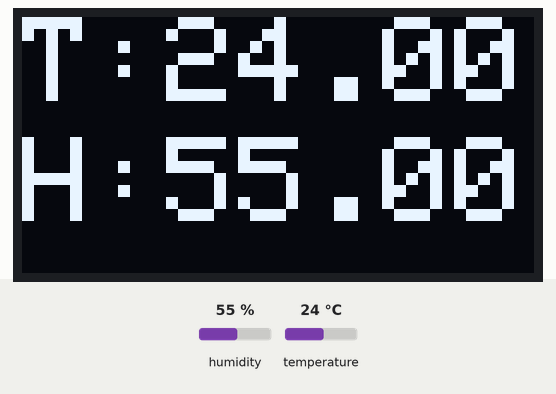
The program below on a simulated ESP8266 (NodeMCU). On the bench: 128×64 one-colour display. The test bench sets the inputs (shaded band); at power-on: humidity 55 %, temperature 24 °C. What the program prints to the serial monitor is not drawn.

Above: at 7.2 s.
7.3 s: humidity set to 22 %
At 8.8 s:
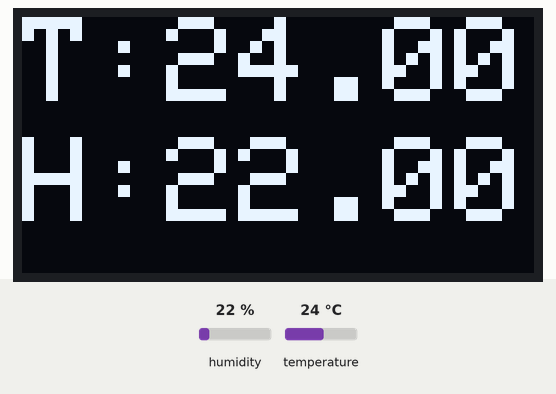
9.9 s: temperature set to 12 °C
At 10.9 s:
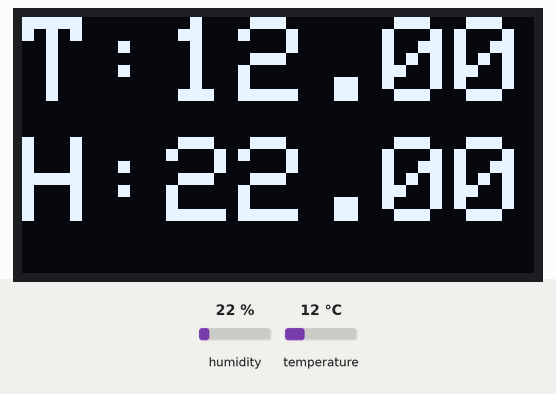
12.5 s: humidity set to 40 %
At 15.2 s:
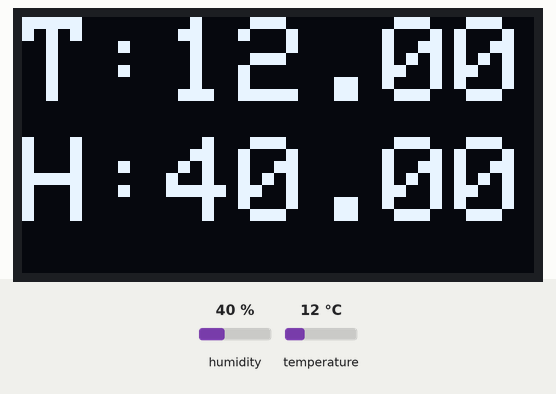
15.8 s: temperature set to 19 °C
At 17.3 s:
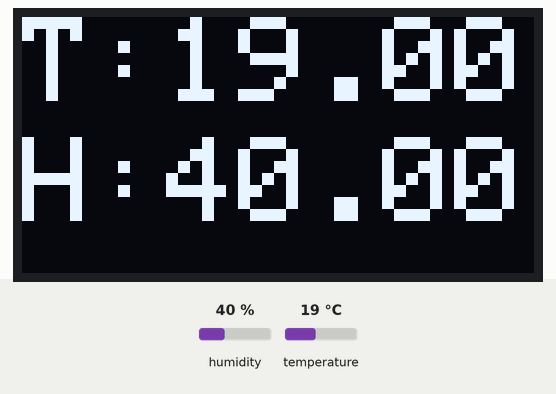
Timing chart, 0 to 18.8 s (numbered marks = the images above; inputs shaded):
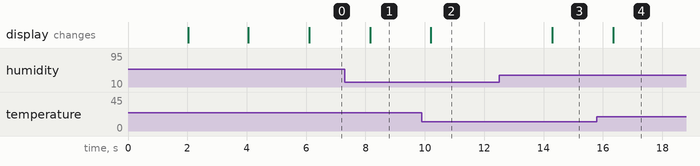

The program:

main.cpp
```cpp
// (licence header left out)
#include<Arduino.h>

/* I2C display header */
#include <Wire.h>
#include <Adafruit_GFX.h>
#include <Adafruit_SSD1306.h>
#include <Adafruit_Sensor.h>

#include <ESPRead.h>

/* OLED display width, in pixels */
#define SCREEN_WIDTH 128

/* OLED display height, in pixels */
#define SCREEN_HEIGHT 64

/* Declaration for an SSD1306 display connected to I2C (SDA, SCL pins) */
Adafruit_SSD1306 display(SCREEN_WIDTH, SCREEN_HEIGHT, &Wire, -1);

void setup() {

	delay(2000);

 	Serial.begin(921600);

	Serial.println("\nEasyIoTPiCo_I2C_01");

	if(!display.begin(SSD1306_SWITCHCAPVCC, 0x3C)) {
    	Serial.println(F("SSD1306 allocation failed"));
    	for(;;);
 	}

	/* start esp read */
	ERead.Start();

  	delay(2000);
  	display.clearDisplay();
  	display.setTextColor(WHITE);
	display.setTextSize(3);
	display.setCursor(0,0);
	display.println("EasyIoT");
	display.setCursor(0,30);
	display.setTextSize(4);
	display.println("PiCo");
	display.display();

	delay(2000);
}

void loop() {
	ERead.Read_DHT11();
	display.clearDisplay();
  	display.setTextColor(WHITE);
	display.setTextSize(3);
	display.setCursor(0,0);
	display.print("T:");
	display.println(ERead.tdfParameters.fTemperature);
	display.setCursor(0,30);
	display.setTextSize(3);
	display.print("H:");
	display.println(ERead.tdfParameters.fHumidity);
	display.display();
	delay(2000);
}
```

Measured:
- after the input at 7.3 s, the display: changes after 0.85 s (image 1)
- after the input at 9.9 s, the display: changes after 0.30 s (image 2)
- after the input at 12.5 s, the display: changes after 1.8 s (image 3)
- after the input at 15.8 s, the display: changes after 0.55 s (image 4)
